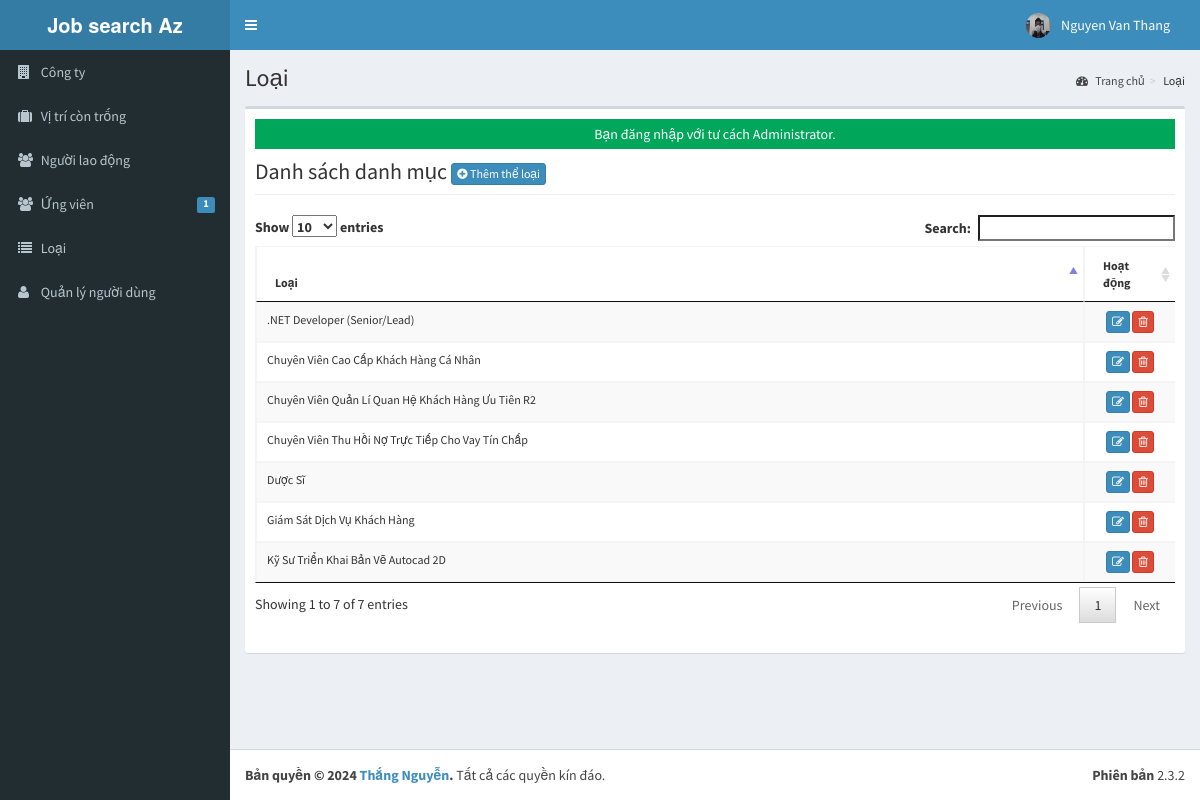
Screenshot of /admin/category/index.php (signed in) with the database file from the repository.
### tables this page shows
CREATE TABLE `tblusers` (
  `USERID` varchar(30) NOT NULL,
  `FULLNAME` varchar(40) NOT NULL,
  `USERNAME` varchar(90) NOT NULL,
  `PASS` varchar(90) NOT NULL,
  `ROLE` varchar(30) NOT NULL,
  `PICLOCATION` varchar(255) NOT NULL
);

CREATE TABLE `tblcategory` (
  `CATEGORYID` int(11) NOT NULL,
  `CATEGORY` varchar(250) NOT NULL
);

### admin/category/index.php (called while the page is built, shortened)
<?php
require_once("../../include/initialize.php");
$title="Loại";
require_once ("../theme/templates.php");
?>

### vieclam/include/database.php (called while the page is built, shortened)
<?php
class Database {
	var $sql_string = '';
	private $conn;
	public function open_connection() {
		$this->conn = mysqli_connect(server,user,pass);
		if(!$this->conn){
			echo "Sự cố trong kết nối cơ sở dữ liệu! Liên hệ với quản trị viên!";
			exit();
		}else{
			$db_select = mysqli_select_db($this->conn,database_name);
		}
	}
	function setQuery($sql='') {
		$this->sql_string=$sql;
	}
	function executeQuery() {
		$result = mysqli_query($this->conn,$this->sql_string);
		return $result;
	}
	private function confirm_query($result) {
		return $result;
	}
	function loadResultList( $key='' ) {
		$cur = $this->executeQuery();
		$array = array();
		while ($row = mysqli_fetch_object($cur)) {
			if ($key) {
				$array[$row->$key] = $row;
			} else {
				$array[] = $row;
			}
		}
		return $array;
	}
	function loadSingleResult() {
		$cur = $this->executeQuery();
		while ($row = mysqli_fetch_object($cur)) {
		return $data = $row;
		}
	}
}
$mydb = new Database();
?>

### vieclam/include/accounts.php (called while the page is built, shortened)
<?php
require_once(LIB_PATH.DS.'database.php');
class User {
	protected static  $tblname = "tblusers";
	function single_user($id=""){
			global $mydb;
			$mydb->setQuery("SELECT * FROM ".self::$tblname."
				Where USERID= '{$id}' LIMIT 1");
			$cur = $mydb->loadSingleResult();
			return $cur;
	}
}
?>

### vieclam/include/function.php (called while the page is built, shortened)
<?php
function currentpage(){
		$this_page = $_SERVER['SCRIPT_NAME'];
	    $bits = explode('/',$this_page);
		 return $bits[3];
	}
		?>

### admin/category/list.php (the view, shortened to what this page needs)
<div class="row">
      	 <div class="col-lg-12">
           <h1 class="page-header">Danh sách danh mục <a href="index.php?view=add" class="btn btn-primary btn-xs  ">  <i class="fa fa-plus-circle fw-fa"></i> Thêm thể loại</a>  </h1>
      		</div>
  		 </div>
 		    <form action="controller.php?action=delete" Method="POST">
		     <div class="table-responsive">
			<table id="dash-table" class="table table-striped table-bordered table-hover"  style="font-size:12px" cellspacing="0">
			  <thead>
			  	<tr>
			  		<th>
					   Loại</th>
			  		 <th width="10%" align="center">Hoạt động</th>
			  	</tr>
			  </thead>
			  <tbody>
			  	<?php
			  		$mydb->setQuery("SELECT * FROM `tblcategory`");
			  		$cur = $mydb->loadResultList();
					foreach ($cur as $result) {
			  		echo '<tr>';
			  			echo '<td>' . $result->CATEGORY.'</td>';
			  		echo '<td align="center"><a title="Edit" href="index.php?view=edit&id='.$result->CATEGORYID.'" class="btn btn-primary btn-xs  ">  <span class="fa fa-edit fw-fa"></a>
			  		     <a title="Delete" href="controller.php?action=delete&id='.$result->CATEGORYID.'" class="btn btn-danger btn-xs  ">  <span class="fa  fa-trash-o fw-fa "></a></td>';
			  		echo '</tr>';
			  	}
			  	?>
			  </tbody>
			</table>
			</form>

### admin/theme/templates.php (shortened to what this page needs)
<!DOCTYPE html>
<html>
    <head>
        <link rel="stylesheet" href="<?php echo web_root;?>bootstrap/css/bootstrap.min.css">
        <link rel="stylesheet" href="<?php echo web_root;?>plugins/font-awesome/css/font-awesome.min.css">
        <link rel="stylesheet" href="<?php echo web_root;?>dist/css/AdminLTE.min.css">
        <link rel="stylesheet" href="<?php echo web_root;?>dist/css/skins/_all-skins.min.css">
        <link rel="stylesheet" href="<?php echo web_root;?>plugins/iCheck/flat/blue.css">
        <link rel="stylesheet" href="<?php echo web_root;?>plugins/morris/morris.css">
        <link rel="stylesheet" href="<?php echo web_root;?>plugins/jvectormap/jquery-jvectormap-1.2.2.css">
        <link href="<?php echo web_root; ?>plugins/datepicker/bootstrap-datetimepicker.min.css" rel="stylesheet" media="screen">
        <link rel="stylesheet" href="<?php echo web_root;?>plugins/dataTables/jquery.dataTables.min.css">
        <link rel="stylesheet" href="<?php echo web_root;?>plugins/bootstrap-wysihtml5/bootstrap3-wysihtml5.min.css">
    </head>
 <body class="hold-transition skin-blue fixed sidebar-mini">
<div class="wrapper">
  <header class="main-header">
    <a href="<?php echo web_root;?>/admin/" class="logo">
      <span class="logo-lg"><b>Job search Az</b></span>
    </a>
    <nav class="navbar navbar-static-top" role="navigation">
      <a href="#" class="sidebar-toggle" data-toggle="offcanvas" role="button">
      </a>
      <div class="navbar-custom-menu">
        <ul class="nav navbar-nav">
          <?php
              $user = New User();
              $singleuser = $user->single_user($_SESSION['ADMIN_USERID']);
          ?>
          <li class="dropdown user user-menu" style="padding-right: 15px;"  >
            <a href="#" class="dropdown-toggle" data-toggle="dropdown">
              <img src="<?php echo web_root.'admin/user/'. $singleuser->PICLOCATION;?>" class="user-image" alt="User Image">
              <span class="hidden-xs"><?php echo $singleuser->FULLNAME; ?></span>
            </a>
          </li>
        </ul>
      </div>
    </nav>
  </header>
  <aside class="main-sidebar">
    <section class="sidebar">
      <ul class="sidebar-menu">
        <li class="<?php echo (currentpage() == 'company') ? "active" : false;?>" >
          <a href="<?php echo web_root ;?>admin/company/">
            <i class="fa fa-building"></i> <span>Công ty</span>
          </a>
        </li>
        <li class="<?php echo (currentpage() == 'vacancy') ? "active" : false;?>" >
          <a href="<?php echo web_root ;?>admin/vacancy/">
            <i class="fa fa-suitcase"></i> <span>Vị trí còn trống</span>
          </a>
        </li>
        <li class="<?php echo (currentpage() == 'employee') ? "active" : false;?>" >
          <a href="<?php echo web_root ;?>admin/employee/">
            <i class="fa fa-users"></i> <span>Người lao động</span>
          </a>
        </li>
        <li class="<?php echo (currentpage() == 'applicants') ? "active" : false;?>" >
          <a href="<?php echo web_root ;?>admin/applicants/">
            <i class="fa fa-users"></i> <span>Ứng viên</span>
            <span class="label label-primary pull-right">
              <?php
                $sql = "SELECT count(*) as 'APPL' FROM `tbljobregistration` WHERE `PENDINGAPPLICATION`=1";
                $mydb->setQuery($sql);
                $pending = $mydb->loadSingleResult();
                echo $pending->APPL;
              ?>
            </span>
          </a>
        </li>
        <li class="<?php echo (currentpage() == 'category') ? "active" : false;?>" >
          <a href="<?php echo web_root ;?>admin/category/">
            <i class="fa fa-list"></i> <span>Loại</span>
          </a>
        </li>
         <li class="<?php echo (currentpage() == 'user') ? "active" : false;?>">
          <a href="<?php echo web_root; ?>admin/user/">
            <i class="fa fa-user"></i> <span>Quản lý người dùng</span> </a>
        </li>
      </ul>
    </section>
  </aside>
  <div class="content-wrapper">
  <section class="content-header">
      <h1>
        <?php echo isset($title) ? $title : ''; ?>
      </h1>
      <ol class="breadcrumb">
        <?php
          if ($title!='Home') {
            $active_title = '';
            if (isset($_GET['view'])) {
              $active_title = '<li class='.$active_title.'><a href="index.php">'.$title.'</a></li>';
            }else{
              $active_title = '<li class='.$active_title.'>'.$title.'</li>';
            }
            echo '<li><a href='.web_root.'admin/><i class="fa fa-dashboard"></i> Trang chủ</a></li>';
            echo  $active_title;
          }
        ?>
      </ol>
    </section>
         <section class="content">
          <div class="row">
            <div class="col-xs-12">
              <div class="box">
                <div class="box-body">
              <?php
               require_once $content;
               ?>
             </div>
           </div>
         </div>
         </section>
 </div>
  <footer class="main-footer">
    <div class="pull-right hidden-xs">
      <b>Phiên bản</b> 2.3.2
    </div>
    <strong>Bản quyền &copy; 2024 <a href="#">Thắng Nguyễn</a>.</strong> Tất cả các quyền
    kín đáo.
  </footer>
    </body>
</html>

### rows the page displays
tblusers: PICLOCATION (picture), FULLNAME "Nguyen Van Thang"
tblcategory: CATEGORY "Dược Sĩ"
tblcategory: CATEGORY ".NET Developer (Senior/Lead)"
tblcategory: CATEGORY "Chuyên Viên Thu Hồi Nợ Trực Tiếp Cho Vay Tín Chấp"
tblcategory: CATEGORY "Giám Sát Dịch Vụ Khách Hàng"
tblcategory: CATEGORY "Chuyên Viên Quản Lí Quan Hệ Khách Hàng Ưu Tiên R2"
tblcategory: CATEGORY "Chuyên Viên Cao Cấp Khách Hàng Cá Nhân"
tblcategory: CATEGORY "Kỹ Sư Triển Khai Bản Vẽ Autocad 2D"

### other values shown
$pending->APPL "1"
$title "Loại"
$_SESSION['message'] "Bạn đăng nhập với tư cách Administrator."
